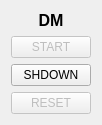
   <widget class="QWidget" name="gridLayoutWidget_2">
    <property name="geometry">
     <rect>
      <x>300</x>
      <y>40</y>
      <width>77</width>
      <height>111</height>
     </rect>
    </property>
    <layout class="QGridLayout" name="gridLayout_2">
     <item row="0" column="1">
      <widget class="QLabel" name="label_3">
       <property name="sizePolicy">
        <sizepolicy hsizetype="Preferred" vsizetype="Preferred">
         <horstretch>0</horstretch>
         <verstretch>0</verstretch>
        </sizepolicy>
       </property>
       <property name="font">
        <font>
         <pointsize>12</pointsize>
         <weight>75</weight>
         <bold>true</bold>
        </font>
       </property>
       <property name="text">
        <string>DM</string>
       </property>
       <property name="alignment">
        <set>Qt::AlignCenter</set>
       </property>
      </widget>
     </item>
     <item row="5" column="1">
      <widget class="QPushButton" name="pB_DM_reset">
       <property name="enabled">
        <bool>false</bool>
       </property>
       <property name="text">
        <string>RESET</string>
       </property>
      </widget>
     </item>
     <item row="2" column="1">
      <widget class="QPushButton" name="pB_DM_shutdown">
       <property name="enabled">
        <bool>true</bool>
       </property>
       <property name="text">
        <string>SHDOWN</string>
       </property>
      </widget>
     </item>
     <item row="1" column="1">
      <widget class="QPushButton" name="pB_DM_start">
       <property name="enabled">
        <bool>false</bool>
       </property>
       <property name="text">
        <string>START</string>
       </property>
      </widget>
     </item>
    </layout>
   </widget>
